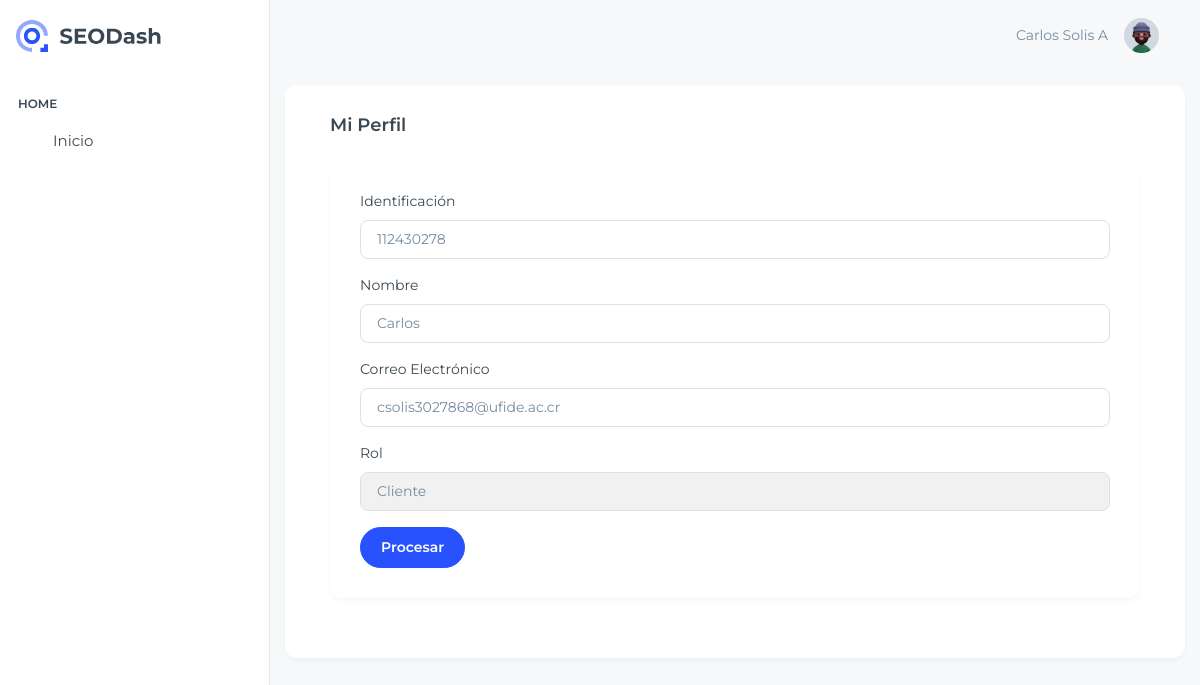
Page /View/Usuario/consultarPerfil.php (signed in) on the earlier database version.
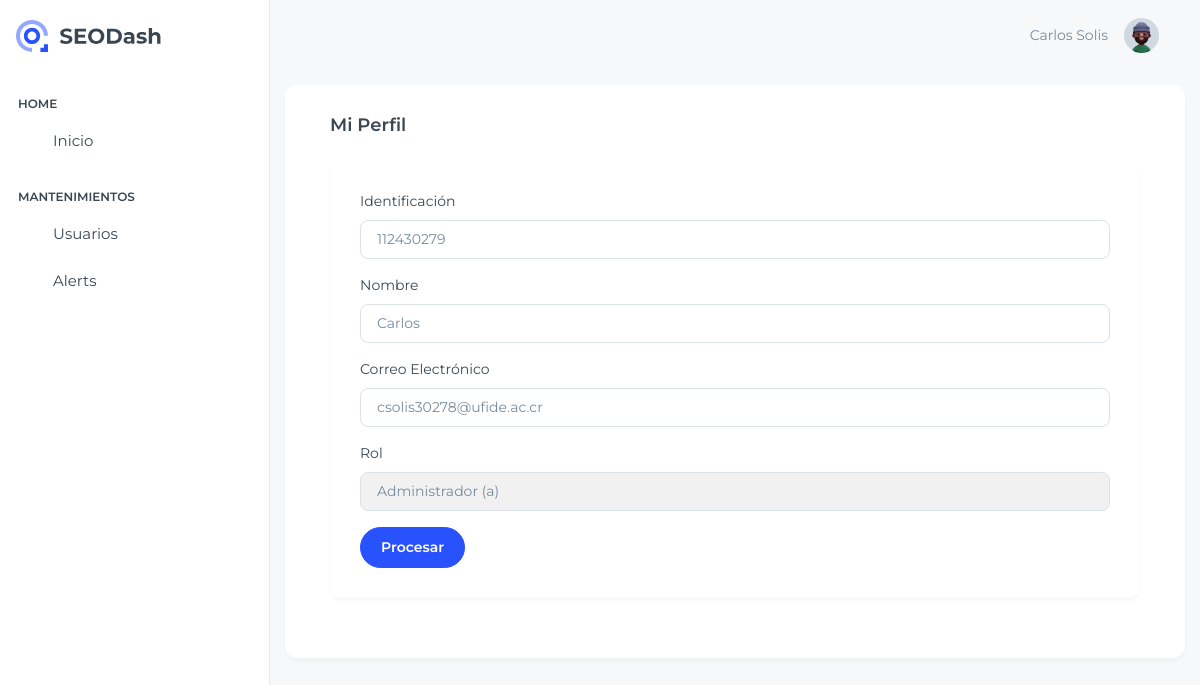
Same page on the later database version.
### tables this page shows
CREATE TABLE `tusuario` (
  `Consecutivo` bigint(11) NOT NULL AUTO_INCREMENT,
  `Identificacion` varchar(20) NOT NULL,
  `Nombre` varchar(255) NOT NULL,
  `CorreoElectronico` varchar(80) NOT NULL,
  `Contrasena` varchar(10) NOT NULL,
  `Activo` bit(1) NOT NULL,
  `ConsecutivoRol` int(11) DEFAULT NULL,
  PRIMARY KEY (`Consecutivo`),
  UNIQUE KEY `CorreoElectronico_UNIQUE` (`CorreoElectronico`),
  UNIQUE KEY `Identificacion_UNIQUE` (`Identificacion`),
  KEY `FK_ROL` (`ConsecutivoRol`),
  CONSTRAINT `FK_ROL` FOREIGN KEY (`ConsecutivoRol`) REFERENCES `trol` (`Consecutivo`)
);

CREATE TABLE `trol` (
  `Consecutivo` int(11) NOT NULL AUTO_INCREMENT,
  `NombreRol` varchar(50) NOT NULL,
  PRIMARY KEY (`Consecutivo`)
);

### Model/UsuarioModel.php (called while the page is built, shortened)
<?php
    function ConsultarUsuarioModel($consecutivo)
    {
        try {
            $enlace = AbrirBD();
            $sentencia = "CALL ConsultarUsuario('$consecutivo')" ;
            $result = $enlace -> query($sentencia);
            return $result;
        } catch (Exception $ex) {
            return null;
        }
    }
?>

### Controller/UsuarioController.php (called while the page is built, shortened)
<?php
    include_once $_SERVER["DOCUMENT_ROOT"] .'/Proyecto_Clase/Model/UsuarioModel.php';
    function ConsultarUsuario()
    {
        $result = ConsultarUsuarioModel( $_SESSION["ConsecutivoUsuario"]);
        if($result != null && $result -> num_rows > 0)
        {
            return mysqli_fetch_array($result);
        }
        else
        {
            $_POST["txtMensaje"]= "No se ha podido obtener información correctamente";
            header('location: ../../View/Login/home.php');
        }
    }
?>

### View/Usuario/consultarPerfil.php (the view, shortened to what the changed rows need)
<?php
    include_once $_SERVER["DOCUMENT_ROOT"] .'/Proyecto_Clase/View/layout.php';
    include_once $_SERVER["DOCUMENT_ROOT"] .'/Proyecto_Clase/Controller/UsuarioController.php';
    $datos = ConsultarUsuario();
?>
<!doctype html>
<html lang="en">
<head>
    <link rel="stylesheet" href="../css/styles.min.css" />
</head>
<body class="page-wrapper">
    <div id="main-wrapper" data-layout="vertical" data-navbarbg="skin6" data-sidebartype="full"
        data-sidebar-position="fixed" data-header-position="fixed">
        <?php
            MostrarMenu();
        ?>
        <div class="body-wrapper">
            <?php
            MostrarHeader();
        ?>
            <div class="container-fluid">
                <div class="row">
                    <div class="card">
                        <div class="card-body">
                            <div class="card">
                                <div class="card-body">
                                    <form action="" method="POST">
                                        <div class="mb-3">
                                            <label class="form-label">Identificación</label>
                                            <input type="text" class="form-control" id="txtIdentificacion"
                                                name="txtIdentificacion" value=<?php echo $datos["Identificacion"]?>>
                                        </div>
                                        <div class="mb-3">
                                            <label class="form-label">Correo Electrónico</label>
                                            <input type="email" class="form-control" id="txtCorreo" name="txtCorreo"
                                                value=<?php echo $datos["CorreoElectronico"]?>>
                                        </div>
                                        <div class="mb-3">
                                            <label class="form-label">Rol</label>
                                            <input type="text" class="form-control" id="txtRol" name="txtRol" readOnly="true"
                                                style="background-color:#f1f1f1" value="<?php echo $datos["NombreRol"]?>">
                                        </div>
                                    </form>
                                </div>
                            </div>
                        </div>
                    </div>
                </div>
            </div>
        </div>
</body>
</html>

### View/layout.php (shortened to what the changed rows need)
<?php
function MostrarMenu()
    {
        echo '
        <aside class="left-sidebar">
                <div>
                    <div class="brand-logo d-flex align-items-center justify-content-between">
                        <a href="home.php" class="text-nowrap logo-img">
                            <img src="../images/logo-light.svg" alt="" />
                        </a>
                        <div class="close-btn d-xl-none d-block sidebartoggler cursor-pointer" id="sidebarCollapse">
                            <i class="ti ti-x fs-8"></i>
                        </div>
                    </div>
                    <nav class="sidebar-nav scroll-sidebar" data-simplebar="">
                        <ul id="sidebarnav">
                            <li class="nav-small-cap">
                                <i class="ti ti-dots nav-small-cap-icon fs-6"></i>
                                <span class="hide-menu">Home</span>
                            </li>
                            <li class="sidebar-item">
                                <a class="sidebar-link" href=" ../Login/home.php" aria-expanded="false">
                                    <span>
                                        <iconify-icon icon="solar:home-smile-bold-duotone" class="fs-6"></iconify-icon>
                                    </span>
                                    <span class="hide-menu">Inicio</span>
                                </a>
                            </li>';
                            if (isset($_SESSION["NombreUsuario"]) && $_SESSION["ConsecutivoRolUsuario"] == "1") {
                                echo '
                            <li class="nav-small-cap">
                                <i class="ti ti-dots nav-small-cap-icon fs-6"></i>
                                <span class="hide-menu">Mantenimientos</span>
                            </li>
                            <li class="sidebar-item">
                                <a class="sidebar-link" href=" ../Usuario/consultarUsuarios.php" aria-expanded="false">
                                    <span>
                                        <iconify-icon icon="solar:layers-minimalistic-bold-duotone" class="fs-6">
                                        </iconify-icon>
                                    </span>
                                    <span class="hide-menu">Usuarios</span>
                                </a>
                            </li>
                            <li class="sidebar-item">
                                <a class="sidebar-link" href="./ui-alerts.html" aria-expanded="false">
                                    <span>
                                        <iconify-icon icon="solar:danger-circle-bold-duotone" class="fs-6"></iconify-icon>
                                    </span>
                                    <span class="hide-menu">Alerts</span>
                                </a>
                            </li>';
                        }
                        echo '
                        </ul>
                    </nav>
                </div>
            </aside>
        ';
    }
function MostrarHeader()
    {
    $usuario = "Invitado";
    if (isset($_SESSION["NombreUsuario"])) {
        $usuario = $_SESSION["NombreUsuario"];
    }
        echo '
            <header class="app-header">
                <nav class="navbar navbar-expand-lg navbar-light">
                    <ul class="navbar-nav">
                        <li class="nav-item d-block d-xl-none">
                            <a class="nav-link sidebartoggler nav-icon-hover" id="headerCollapse"
                                href="javascript:void(0)">
                                <i class="ti ti-menu-2"></i>
                            </a>
                        </li>
                    </ul>
                    <div class="navbar-collapse justify-content-end px-0" id="navbarNav">
                        <ul class="navbar-nav flex-row ms-auto align-items-center justify-content-end">
                            ' . $usuario . '
                            <li class="nav-item dropdown">
                                <a class="nav-link nav-icon-hover" href="javascript:void(0)" id="drop2"
                                    data-bs-toggle="dropdown" aria-expanded="false">
                                    <img src="../images/user-1.jpg" alt="" width="35" height="35"
                                        class="rounded-circle">
                                </a>
                                <div class="dropdown-menu dropdown-menu-end dropdown-menu-animate-up"
                                    aria-labelledby="drop2">
                                    <div class="message-body">';
                                        echo'
                                    </div>
                                </div>
                            </li>
                        </ul>
                    </div>
                </nav>
            </header>
        ';
    }
?>

Differences in the rows shown:
changed tusuario: txtIdentificacion "112430278" → "112430279"; txtCorreo "csolis3027868@ufide.ac.cr" → "csolis30278@ufide.ac.cr"; txtRol "Cliente" → "Administrador (a)"
Other differences:
$usuario: "Carlos Solis A" → "Carlos Solis"
text now shown: "MANTENIMIENTOS Usuarios Alerts"
